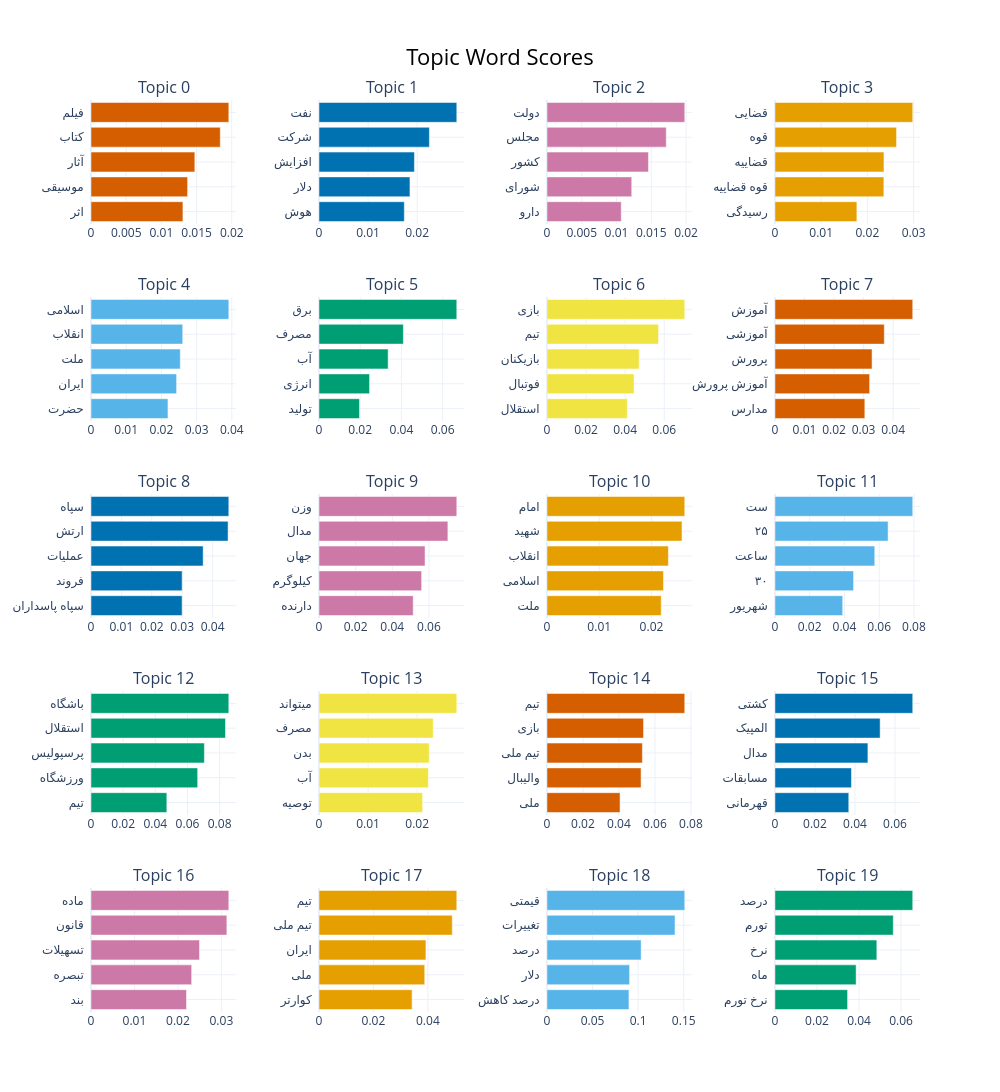

Here is the notebook cell this chart was saved with:
### Code cell
fig = topic_model.visualize_barchart(
    top_n_topics=20
)

fig.show()

### Figure 1 — Plotly figure (JSON) as saved in the notebook; plotly's stock layout.template omitted (floating-point values rounded to 4 significant figures)
{"data": [{"marker": {"color": "#D55E00"}, "orientation": "h", "type": "bar", "x": [0.01306, 0.01372, 0.01475, 0.01837, 0.01958], "xaxis": "x", "y": ["اثر  ", "موسیقی  ", "آثار  ", "کتاب  ", "فیلم  "], "yaxis": "y"}, {"marker": {"color": "#0072B2"}, "orientation": "h", "type": "bar", "x": [0.01739, 0.01854, 0.01944, 0.0225, 0.02808], "xaxis": "x2", "y": ["هوش  ", "دلار  ", "افزایش  ", "شرکت  ", "نفت  "], "yaxis": "y2"}, {"marker": {"color": "#CC79A7"}, "orientation": "h", "type": "bar", "x": [0.01068, 0.01219, 0.0146, 0.01716, 0.01982], "xaxis": "x3", "y": ["دارو  ", "شورای  ", "کشور  ", "مجلس  ", "دولت  "], "yaxis": "y3"}, {"marker": {"color": "#E69F00"}, "orientation": "h", "type": "bar", "x": [0.01773, 0.02357, 0.02359, 0.02631, 0.02981], "xaxis": "x4", "y": ["رسیدگی  ", "قوه قضاییه  ", "قضاییه  ", "قوه  ", "قضایی  "], "yaxis": "y4"}, {"marker": {"color": "#56B4E9"}, "orientation": "h", "type": "bar", "x": [0.02186, 0.02432, 0.02536, 0.02605, 0.03915], "xaxis": "x5", "y": ["حضرت  ", "ایران  ", "ملت  ", "انقلاب  ", "اسلامی  "], "yaxis": "y5"}, {"marker": {"color": "#009E73"}, "orientation": "h", "type": "bar", "x": [0.01967, 0.02453, 0.03354, 0.04094, 0.06686], "xaxis": "x6", "y": ["تولید  ", "انرژی  ", "آب  ", "مصرف  ", "برق  "], "yaxis": "y6"}, {"marker": {"color": "#F0E442"}, "orientation": "h", "type": "bar", "x": [0.0411, 0.04455, 0.04717, 0.05709, 0.0705], "xaxis": "x7", "y": ["استقلال  ", "فوتبال  ", "بازیکنان  ", "تیم  ", "بازی  "], "yaxis": "y7"}, {"marker": {"color": "#D55E00"}, "orientation": "h", "type": "bar", "x": [0.03042, 0.03204, 0.03286, 0.03701, 0.04663], "xaxis": "x8", "y": ["مدارس  ", "آموزش پرورش  ", "پرورش  ", "آموزشی  ", "آموزش  "], "yaxis": "y8"}, {"marker": {"color": "#0072B2"}, "orientation": "h", "type": "bar", "x": [0.02997, 0.02998, 0.0369, 0.04509, 0.04533], "xaxis": "x9", "y": ["سپاه پاسداران  ", "فروند  ", "عملیات  ", "ارتش  ", "سپاه  "], "yaxis": "y9"}, {"marker": {"color": "#CC79A7"}, "orientation": "h", "type": "bar", "x": [0.05143, 0.05603, 0.05789, 0.07035, 0.07521], "xaxis": "x10", "y": ["دارنده  ", "کیلوگرم  ", "جهان  ", "مدال  ", "وزن  "], "yaxis": "y10"}, {"marker": {"color": "#E69F00"}, "orientation": "h", "type": "bar", "x": [0.02186, 0.02228, 0.02323, 0.02584, 0.02636], "xaxis": "x11", "y": ["ملت  ", "اسلامی  ", "انقلاب  ", "شهید  ", "امام  "], "yaxis": "y11"}, {"marker": {"color": "#56B4E9"}, "orientation": "h", "type": "bar", "x": [0.039, 0.04525, 0.05745, 0.06513, 0.0793], "xaxis": "x12", "y": ["شهریور  ", "۳۰  ", "ساعت  ", "۲۵  ", "ست  "], "yaxis": "y12"}, {"marker": {"color": "#009E73"}, "orientation": "h", "type": "bar", "x": [0.04717, 0.06634, 0.07052, 0.08363, 0.08572], "xaxis": "x13", "y": ["تیم  ", "ورزشگاه  ", "پرسپولیس  ", "استقلال  ", "باشگاه  "], "yaxis": "y13"}, {"marker": {"color": "#F0E442"}, "orientation": "h", "type": "bar", "x": [0.02111, 0.02228, 0.02246, 0.02328, 0.02807], "xaxis": "x14", "y": ["توصیه  ", "آب  ", "بدن  ", "مصرف  ", "میتواند  "], "yaxis": "y14"}, {"marker": {"color": "#D55E00"}, "orientation": "h", "type": "bar", "x": [0.04062, 0.0523, 0.05303, 0.05367, 0.07658], "xaxis": "x15", "y": ["ملی  ", "والیبال  ", "تیم ملی  ", "بازی  ", "تیم  "], "yaxis": "y15"}, {"marker": {"color": "#0072B2"}, "orientation": "h", "type": "bar", "x": [0.03691, 0.03825, 0.04646, 0.05258, 0.06887], "xaxis": "x16", "y": ["قهرمانی  ", "مسابقات  ", "مدال  ", "المپیک  ", "کشتی  "], "yaxis": "y16"}, {"marker": {"color": "#CC79A7"}, "orientation": "h", "type": "bar", "x": [0.02197, 0.02316, 0.02496, 0.03126, 0.03171], "xaxis": "x17", "y": ["بند  ", "تبصره  ", "تسهیلات  ", "قانون  ", "ماده  "], "yaxis": "y17"}, {"marker": {"color": "#E69F00"}, "orientation": "h", "type": "bar", "x": [0.0342, 0.03884, 0.03929, 0.04896, 0.05062], "xaxis": "x18", "y": ["کوارتر  ", "ملی  ", "ایران  ", "تیم ملی  ", "تیم  "], "yaxis": "y18"}, {"marker": {"color": "#56B4E9"}, "orientation": "h", "type": "bar", "x": [0.08991, 0.09059, 0.1033, 0.1404, 0.1511], "xaxis": "x19", "y": ["درصد کاهش  ", "دلار  ", "درصد  ", "تغییرات  ", "قیمتی  "], "yaxis": "y19"}, {"marker": {"color": "#009E73"}, "orientation": "h", "type": "bar", "x": [0.03456, 0.03862, 0.04848, 0.05629, 0.06555], "xaxis": "x20", "y": ["نرخ تورم  ", "ماه  ", "نرخ  ", "تورم  ", "درصد  "], "yaxis": "y20"}], "layout": {"annotations": [{"font": {"size": 16}, "showarrow": false, "text": "Topic 0", "x": 0.0875, "xanchor": "center", "xref": "paper", "y": 1.0, "yanchor": "bottom", "yref": "paper"}, {"font": {"size": 16}, "showarrow": false, "text": "Topic 1", "x": 0.3625, "xanchor": "center", "xref": "paper", "y": 1.0, "yanchor": "bottom", "yref": "paper"}, {"font": {"size": 16}, "showarrow": false, "text": "Topic 2", "x": 0.6375, "xanchor": "center", "xref": "paper", "y": 1.0, "yanchor": "bottom", "yref": "paper"}, {"font": {"size": 16}, "showarrow": false, "text": "Topic 3", "x": 0.9125, "xanchor": "center", "xref": "paper", "y": 1.0, "yanchor": "bottom", "yref": "paper"}, {"font": {"size": 16}, "showarrow": false, "text": "Topic 4", "x": 0.0875, "xanchor": "center", "xref": "paper", "y": 0.784, "yanchor": "bottom", "yref": "paper"}, {"font": {"size": 16}, "showarrow": false, "text": "Topic 5", "x": 0.3625, "xanchor": "center", "xref": "paper", "y": 0.784, "yanchor": "bottom", "yref": "paper"}, {"font": {"size": 16}, "showarrow": false, "text": "Topic 6", "x": 0.6375, "xanchor": "center", "xref": "paper", "y": 0.784, "yanchor": "bottom", "yref": "paper"}, {"font": {"size": 16}, "showarrow": false, "text": "Topic 7", "x": 0.9125, "xanchor": "center", "xref": "paper", "y": 0.784, "yanchor": "bottom", "yref": "paper"}, {"font": {"size": 16}, "showarrow": false, "text": "Topic 8", "x": 0.0875, "xanchor": "center", "xref": "paper", "y": 0.568, "yanchor": "bottom", "yref": "paper"}, {"font": {"size": 16}, "showarrow": false, "text": "Topic 9", "x": 0.3625, "xanchor": "center", "xref": "paper", "y": 0.568, "yanchor": "bottom", "yref": "paper"}, {"font": {"size": 16}, "showarrow": false, "text": "Topic 10", "x": 0.6375, "xanchor": "center", "xref": "paper", "y": 0.568, "yanchor": "bottom", "yref": "paper"}, {"font": {"size": 16}, "showarrow": false, "text": "Topic 11", "x": 0.9125, "xanchor": "center", "xref": "paper", "y": 0.568, "yanchor": "bottom", "yref": "paper"}, {"font": {"size": 16}, "showarrow": false, "text": "Topic 12", "x": 0.0875, "xanchor": "center", "xref": "paper", "y": 0.352, "yanchor": "bottom", "yref": "paper"}, {"font": {"size": 16}, "showarrow": false, "text": "Topic 13", "x": 0.3625, "xanchor": "center", "xref": "paper", "y": 0.352, "yanchor": "bottom", "yref": "paper"}, {"font": {"size": 16}, "showarrow": false, "text": "Topic 14", "x": 0.6375, "xanchor": "center", "xref": "paper", "y": 0.352, "yanchor": "bottom", "yref": "paper"}, {"font": {"size": 16}, "showarrow": false, "text": "Topic 15", "x": 0.9125, "xanchor": "center", "xref": "paper", "y": 0.352, "yanchor": "bottom", "yref": "paper"}, {"font": {"size": 16}, "showarrow": false, "text": "Topic 16", "x": 0.0875, "xanchor": "center", "xref": "paper", "y": 0.136, "yanchor": "bottom", "yref": "paper"}, {"font": {"size": 16}, "showarrow": false, "text": "Topic 17", "x": 0.3625, "xanchor": "center", "xref": "paper", "y": 0.136, "yanchor": "bottom", "yref": "paper"}, {"font": {"size": 16}, "showarrow": false, "text": "Topic 18", "x": 0.6375, "xanchor": "center", "xref": "paper", "y": 0.136, "yanchor": "bottom", "yref": "paper"}, {"font": {"size": 16}, "showarrow": false, "text": "Topic 19", "x": 0.9125, "xanchor": "center", "xref": "paper", "y": 0.136, "yanchor": "bottom", "yref": "paper"}], "height": 1250, "hoverlabel": {"bgcolor": "white", "font": {"family": "Rockwell", "size": 16}}, "showlegend": false, "title": {"font": {"color": "Black", "size": 22}, "text": "Topic Word Scores", "x": 0.5, "xanchor": "center", "yanchor": "top"}, "width": 1000, "xaxis": {"anchor": "y", "domain": [0, 0.175], "showgrid": true}, "xaxis10": {"anchor": "y10", "domain": [0.275, 0.45], "showgrid": true}, "xaxis11": {"anchor": "y11", "domain": [0.55, 0.725], "showgrid": true}, "xaxis12": {"anchor": "y12", "domain": [0.825, 1], "showgrid": true}, "xaxis13": {"anchor": "y13", "domain": [0, 0.175], "showgrid": true}, "xaxis14": {"anchor": "y14", "domain": [0.275, 0.45], "showgrid": true}, "xaxis15": {"anchor": "y15", "domain": [0.55, 0.725], "showgrid": true}, "xaxis16": {"anchor": "y16", "domain": [0.825, 1], "showgrid": true}, "xaxis17": {"anchor": "y17", "domain": [0, 0.175], "showgrid": true}, "xaxis18": {"anchor": "y18", "domain": [0.275, 0.45], "showgrid": true}, "xaxis19": {"anchor": "y19", "domain": [0.55, 0.725], "showgrid": true}, "xaxis2": {"anchor": "y2", "domain": [0.275, 0.45], "showgrid": true}, "xaxis20": {"anchor": "y20", "domain": [0.825, 1], "showgrid": true}, "xaxis3": {"anchor": "y3", "domain": [0.55, 0.725], "showgrid": true}, "xaxis4": {"anchor": "y4", "domain": [0.825, 1], "showgrid": true}, "xaxis5": {"anchor": "y5", "domain": [0, 0.175], "showgrid": true}, "xaxis6": {"anchor": "y6", "domain": [0.275, 0.45], "showgrid": true}, "xaxis7": {"anchor": "y7", "domain": [0.55, 0.725], "showgrid": true}, "xaxis8": {"anchor": "y8", "domain": [0.825, 1], "showgrid": true}, "xaxis9": {"anchor": "y9", "domain": [0, 0.175], "showgrid": true}, "yaxis": {"anchor": "x", "domain": [0.864, 1.0], "showgrid": true}, "yaxis10": {"anchor": "x10", "domain": [0.432, 0.568], "showgrid": true}, "yaxis11": {"anchor": "x11", "domain": [0.432, 0.568], "showgrid": true}, "yaxis12": {"anchor": "x12", "domain": [0.432, 0.568], "showgrid": true}, "yaxis13": {"anchor": "x13", "domain": [0.216, 0.352], "showgrid": true}, "yaxis14": {"anchor": "x14", "domain": [0.216, 0.352], "showgrid": true}, "yaxis15": {"anchor": "x15", "domain": [0.216, 0.352], "showgrid": true}, "yaxis16": {"anchor": "x16", "domain": [0.216, 0.352], "showgrid": true}, "yaxis17": {"anchor": "x17", "domain": [0, 0.136], "showgrid": true}, "yaxis18": {"anchor": "x18", "domain": [0, 0.136], "showgrid": true}, "yaxis19": {"anchor": "x19", "domain": [0, 0.136], "showgrid": true}, "yaxis2": {"anchor": "x2", "domain": [0.864, 1.0], "showgrid": true}, "yaxis20": {"anchor": "x20", "domain": [0, 0.136], "showgrid": true}, "yaxis3": {"anchor": "x3", "domain": [0.864, 1.0], "showgrid": true}, "yaxis4": {"anchor": "x4", "domain": [0.864, 1.0], "showgrid": true}, "yaxis5": {"anchor": "x5", "domain": [0.648, 0.784], "showgrid": true}, "yaxis6": {"anchor": "x6", "domain": [0.648, 0.784], "showgrid": true}, "yaxis7": {"anchor": "x7", "domain": [0.648, 0.784], "showgrid": true}, "yaxis8": {"anchor": "x8", "domain": [0.648, 0.784], "showgrid": true}, "yaxis9": {"anchor": "x9", "domain": [0.432, 0.568], "showgrid": true}}}
